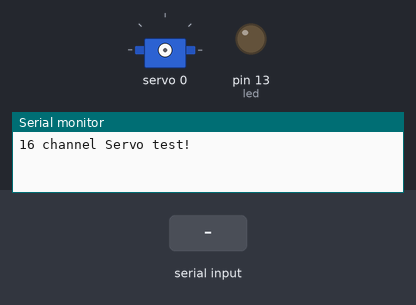
A sketch run on a simulated Arduino Uno, built with avr-gcc and run on an emulated ATmega328P. On the bench: servo, output pins drawn as LEDs (lit = HIGH), the last lines printed to the serial monitor. Inputs (shaded band) come from the test bench.

Above: at 1.2 s.
1.3 s: "r" received over Serial
2.8 s: "L" received over Serial
At 3.8 s:
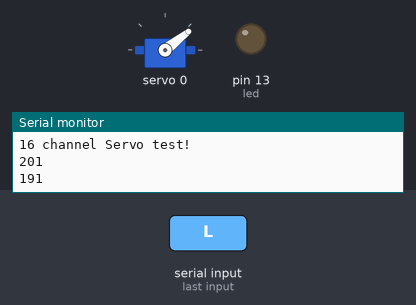
4.3 s: "R" received over Serial
At 5.0 s:
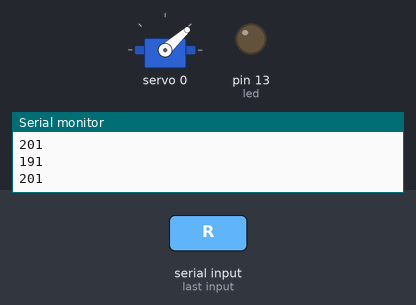
Timing chart, 0 to 7.3 s (numbered marks = the images above; inputs shaded):
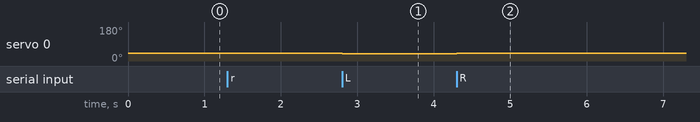

Measured:
- after the input at 2.8 s, servo 0: 42° → 38° at once
- after the input at 4.3 s, servo 0: 38° → 42° at once

The sketch:

calibrate_servo.ino
```cpp
#include <Wire.h>
#include <Adafruit_PWMServoDriver.h>

Adafruit_PWMServoDriver pwm = Adafruit_PWMServoDriver();

#define SERVO_ANGLE 122
#define SERVO_MIN 150
#define SERVO_MAX 400

//#define SERVOMIN  map(1100, 0, 2000, 0, 4096)
//#define SERVOMAX  map(1900, 0, 2000, 0, 4096)

#define led 13
int pulselen = 200;


void setup() {
  Serial.begin(9600);
  Serial.println("16 channel Servo test!");

  pinMode(led, OUTPUT);

  pwm.begin();

  pwm.setPWMFreq(50);  // Analog servos run at ~50 Hz updates

}

void loop() {
  if (Serial.available() > 0) {
    char a = Serial.read();
    switch (a) {
      case 'r':
        pulselen+=1;
        break;
      case 'R':
        pulselen+=10;
        break;
      case 'l':
        pulselen-=1;
        break;
      case 'L':
        pulselen-=10;
        break;
      }
    pwm.setPWM(0, 0, pulselen);
    Serial.println( pulselen);
  }
}
```
